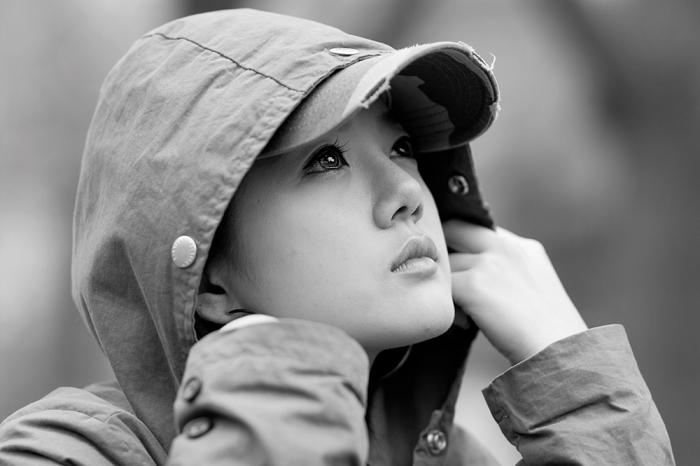
#> input picture BTLXLA_B20DCCN045_Hoàng Văn An/amban.jpg, 700 x 466 px, found by its file name
$ python Histograt_equalization.py
#> lines starting #> are read from the running program, lines starting #| are printed output that depends on the picture
import cv2
import numpy as np
import matplotlib.pyplot as plt
# Đọc ảnh từ đường dẫn
img = cv2.imread('./amban.jpg', cv2.IMREAD_GRAYSCALE)
#> img: shape (466, 700); min 0, max 255, mean 133.7
# Áp dụng histogram equalization
equalized_img = cv2.equalizeHist(img)
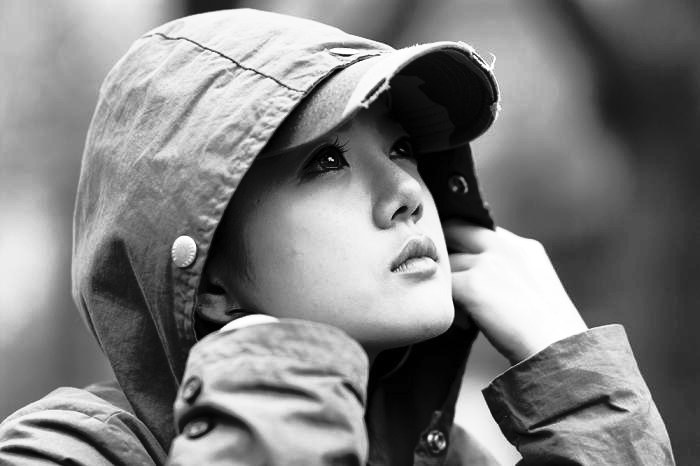
#> equalized_img: shape (466, 700); min 0, max 255, mean 127.6
# Hiển thị ảnh gốc và ảnh sau khi áp dụng histogram equalization
plt.figure(figsize=(10, 5))
plt.subplot(1, 2, 1)
plt.imshow(img, cmap='gray')
plt.title('Ảnh Gốc')
plt.axis('off')
plt.subplot(1, 2, 2)
plt.imshow(equalized_img, cmap='gray')
plt.title('Histogram Equalization')
plt.axis('off')
plt.show()
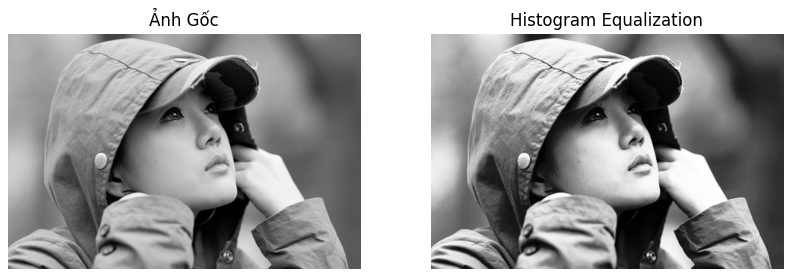
#> figure drawn by matplotlib, 2 panels
